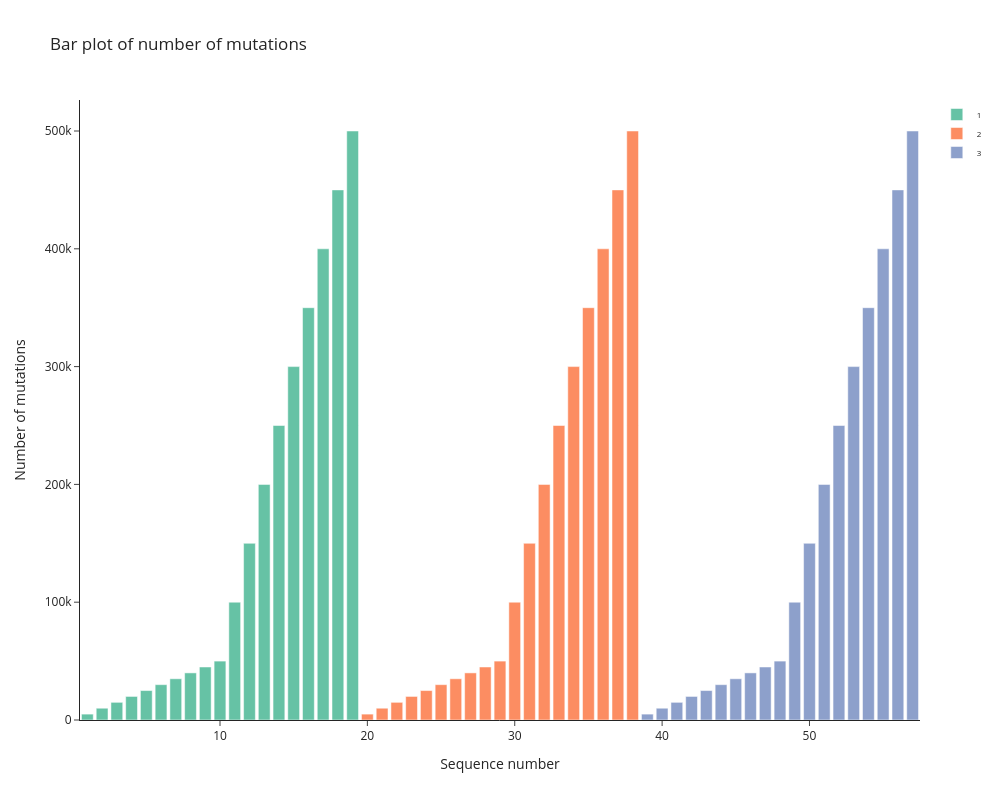

The notebook cell saved with this chart:
### Code cell
plotly_bar(snp_dataframe2)

### Figure 1 — Plotly figure (JSON) as saved in the notebook; plotly's stock layout.template omitted (floating-point values rounded to 4 significant figures)
{"data": [{"marker": {"color": "rgb(102,194,165)"}, "name": "1", "type": "bar", "visible": true, "x": [1, 2, 3, 4, 5, 6, 7, 8, 9, 10, 11, 12, 13, 14, 15, 16, 17, 18, 19], "y": [5000, 10000, 15000, 20000, 25000, 30000, 35000, 40000, 45000, 50000, 100000, 150000, 200000, 250000, 300000, 350000, 400000, 450000, 500000]}, {"marker": {"color": "rgb(252,141,98)"}, "name": "2", "type": "bar", "visible": true, "x": [20, 21, 22, 23, 24, 25, 26, 27, 28, 29, 30, 31, 32, 33, 34, 35, 36, 37, 38], "y": [5000, 10000, 15000, 20000, 25000, 30000, 35000, 40000, 45000, 50000, 100000, 150000, 200000, 250000, 300000, 350000, 400000, 450000, 500000]}, {"marker": {"color": "rgb(141,160,203)"}, "name": "3", "type": "bar", "visible": true, "x": [39, 40, 41, 42, 43, 44, 45, 46, 47, 48, 49, 50, 51, 52, 53, 54, 55, 56, 57], "y": [5000, 10000, 15000, 20000, 25000, 30000, 35000, 40000, 45000, 50000, 100000, 150000, 200000, 250000, 300000, 350000, 400000, 450000, 500000]}], "layout": {"height": 800, "legend": {"font": {"size": 8}}, "showlegend": true, "title": {"text": "Bar plot of number of mutations"}, "width": 1000, "xaxis": {"title": {"text": "Sequence number"}}, "yaxis": {"title": {"text": "Number of mutations"}}}}
